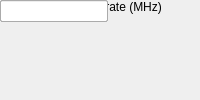
<?xml version="1.0" encoding="UTF-8"?>
<ui version="4.0">
 <class>MainWindow</class>
 <widget class="QMainWindow" name="MainWindow">
  <property name="windowTitle"><string>DAC MKID 4x Interface</string></property>
  <widget class="QWidget" name="centralwidget">
   <!-- NOTE: this is a simplified structural mirror of the generated
        <module>_ui.py, not a full round-trip Designer file. Regenerate
        both from the same spec if you need to edit layout by hand. -->
       <widget class="QLabel" name="label_name">
     <property name="text"><string>Block name</string></property>
    </widget>
       <widget class="QLineEdit" name="name">
     <property name="toolTip"><string>A name you choose for this block instance, e.g. to note what it's used for in this design. Shown below the block on the diagram.</string></property>
    </widget>
       <widget class="QLabel" name="label_dac_brd">
     <property name="text"><string>DAC board</string></property>
    </widget>
       <widget class="QComboBox" name="dac_brd">
     <item><property name="text"><string>0</string></property></item>
     <item><property name="text"><string>1</string></property></item>
    </widget>
       <widget class="QLabel" name="label_dac_clk_rate">
     <property name="text"><string>DAC external clock rate (MHz)</string></property>
    </widget>
       <widget class="QLineEdit" name="dac_clk_rate"/>
       <widget class="QLabel" name="label_sample_period">
     <property name="text"><string>Sample period</string></property>
    </widget>
       <widget class="QLineEdit" name="sample_period"/>
  </widget>
 </widget>
 <resources/>
 <connections/>
</ui>
